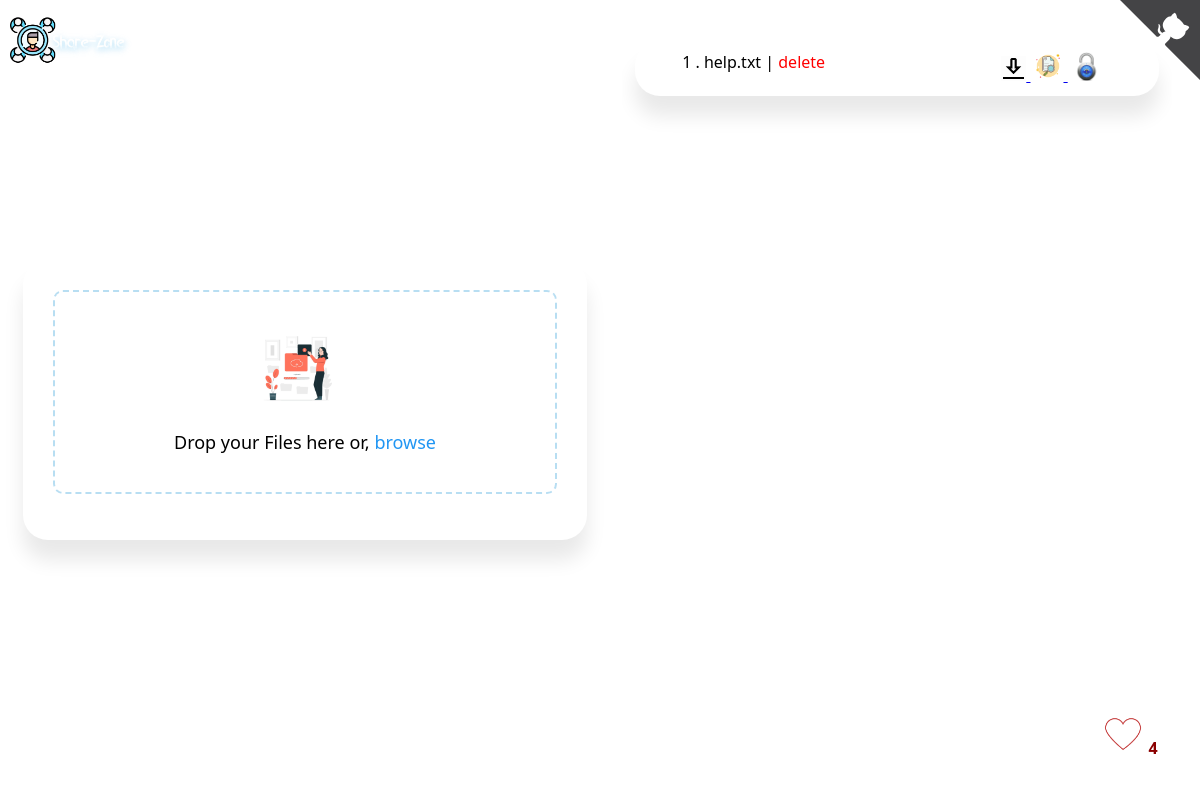
Before: / with the older database file.
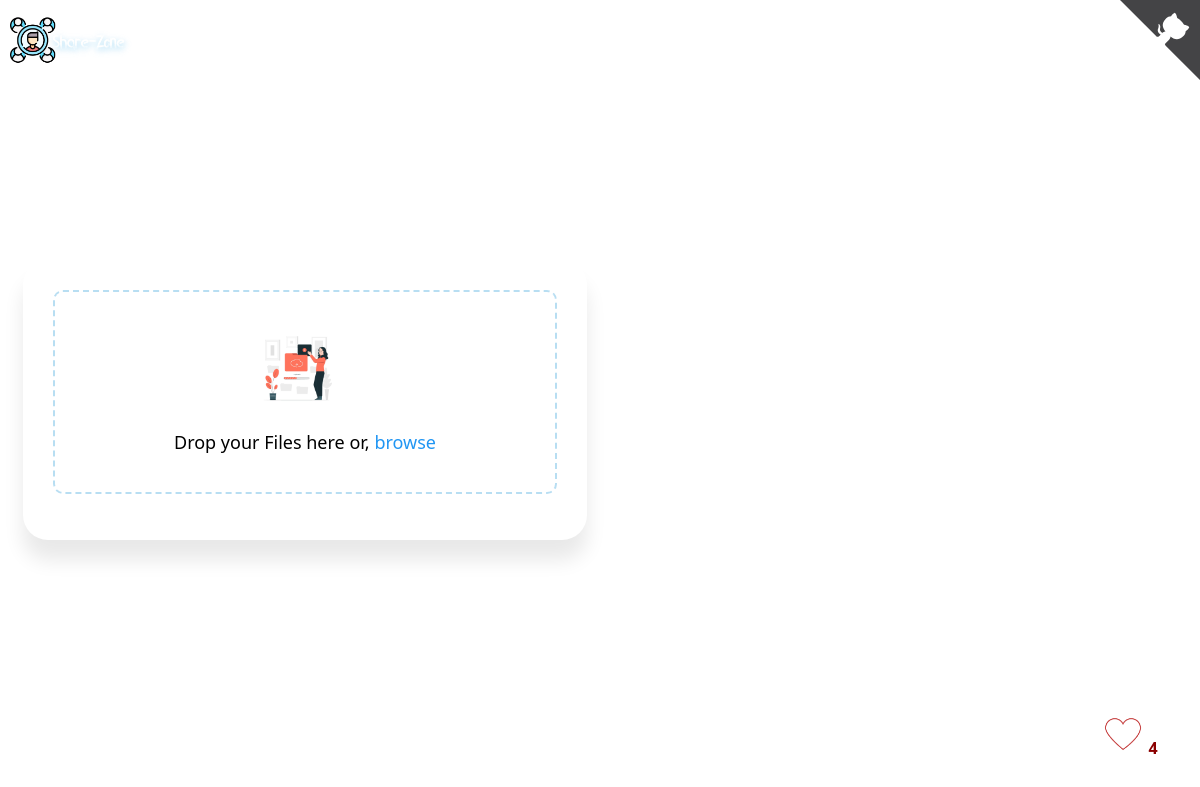
After: the same page with the newer database file.
### backend/models.py (models this page shows, shortened)
class files(models.Model):
    file_id=models.CharField(max_length=1000,default='',unique=True)
    upload_at = models.DateTimeField(default=datetime.now())
    lock=models.CharField(max_length=2,choices=(('0','0'),('1','1')),default='0')
    password=models.CharField(max_length=100,default='none')
    name=models.CharField(max_length=1000)
    file=models.FileField(upload_to='')

### backend/views.py (the view)
# urls.py: path('', index,name='home'),
def index(request):
  if request.method == 'POST':
    if request.POST.get('name'):
        name=request.POST.get('name')
        like(name=name).save()
    else:
      like().save()
  s=reversed(files.objects.all())
  parm={
    'uploadedfiles':s,
    'likes':len(like.objects.all())
  }
  return render(request,'home.html',parm)

### template/home.html (shortened to what this page needs)
{% extends 'base.html' %} {% load static %} {% block body %}
<section class="upload-container">
	<form action="upload/" method="POST" id="formsend" enctype="multipart/form-data">
		<div class="drop-zone">{% csrf_token %}
			<div class="icon-container">
				<img src="{% static 'upload.jpg' %}" draggable="false" class="center" alt="File Icon">
			</div>
			<div class="title"> <span id="droptext"> Drop your Files here or,</span>  <span id="browseBtn">browse</span>
			</div>
		</div>
	</form>
</section>
<section class="fileshow">{% for fil in uploadedfiles%}
	<div class="download-container">
		<div class='leftdiv point'> <span>{{forloop.counter}}</span> . {{fil.name}} |	<span>
			{% if fil.lock == '0' %}
			 <a href="/delete/{{fil.file_id}}" style='all: unset;color: red;'> delete</a>
			 {% else %}
			 <a onclick="deletcheck(this)" id="{{fil.file_id}}" style='all: unset;color: red;'> delete</a>
			 {% endif %}
			</span>
		</div>
		<div class="rightdiv">{% if fil.lock == '0' %}
			<a href="{{fil.file.url}}" download>
				<img src="{% static 'download.gif' %}" width="25px" alt="Download now">
			</a>{% else %}
			<a id="{{fil.file_id}}" onclick="downl(this)">
				<img src="{% static 'download.gif' %}" width="25px" alt="Download now">
			</a>{% endif %} {% if fil.lock == '0' %}
			<a href="/view/{{fil.file_id}}">
				<img src="{% static 'view.png' %}" width="30px" style="margin-left: 3px;" alt="view now">
			</a>{% else %}
			<a id="{{fil.file_id}}" onclick="view(this)">
				<img src="{% static 'view.png' %}" width="30px" style="margin-left: 3px;" alt="view now">
			</a>{% endif %} {% if fil.lock == '1' %}
			<a onclick="showmsg('file is protected')">
				<img src="{% static 'lock.png' %}" width="30px" style="margin-left: 3px;" alt="lock">
			</a>{% else %}
			<a onclick="showmsg('file is not protected')">
				<img src="{% static 'unlock.png' %}" width="30px" style="margin-left: 3px;" alt="unlock">
			</a>{% endif %}</div>
	</div>{% endfor %}
</section>
{% endblock %}

### template/base.html (shortened to what this page needs)
{% load static %}
<head>
	<link rel="stylesheet" href="{% static 'main.css' %}">
</head>
<body style="background: url('/static/background.png');">
	<a href="{% url 'home' %}">
		<img src="{% static 'logo.png' %}" alt="Share-Zone" class="logo">
	</a>{% block body%} {% endblock %}
	<a onclick="likes()" class="float">
		<img src="{% static 'heart.gif' %}" alt="heart" width="70%"> <span id="likno" style="color: darkred;font-weight: bold;">{{likes}}</span>
	</a>
	<a href="https://github.com/Sd-Shivam/Share-Zone" class="github-corner" aria-label="View source on GitHub">
	</a>
</body>{% block js %} {% endblock %}
</html>

### backend/static/main.css (style rules this page uses)
body { background: no-repeat; background-size: cover; font-family: system-ui; background: var(--main-bg-color); height: 98vh; overflow: hidden }
.logo { position: absolute; top: -19px; left: 10px; width: 135px; z-index: 1; }
body, .upload-container, .drop-zone { display: flex; align-items: center; justify-content: center }
.upload-container, .drop-zone { flex-direction: column }
.upload-container { background: #fff; border-radius: 25px; margin: 15px; box-shadow: 0 20px 20px 0 #00000017 }
.drop-zone { width: var(--container-width); min-height: 200px; border: 2px dashed var(--border-color); border-radius: 10px; margin: 30px; transition: .2s all ease-in }
.icon-container { position: relative; width: 90px; height: 100px }
.icon-container img { width: 75px; position: absolute; transition: transform .25s ease-in-out; transform-origin: bottom }
.icon-container .center { z-index: 10 }
.float { position:fixed; width:60px; height:60px; bottom:40px; right:40px; color:#FFF; border-radius:50px; text-align:center; }
.title { font-size: large }
#browseBtn { color: #2196f3; cursor: pointer }
.fileshow { width: 100%; height: 98vh; margin: 20px; align-self: baseline; overflow: auto; }

Changed rows visible on the page:
removed files: name "help.txt"
